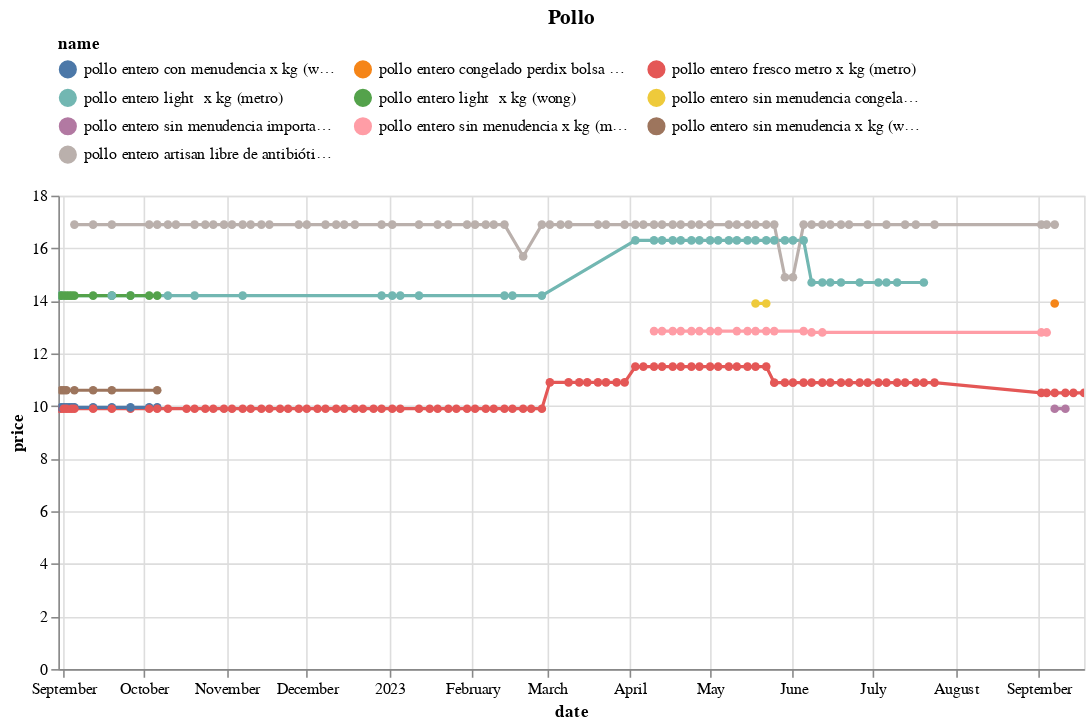

Notebook source saved alongside this figure:
### Code cell
(df
 .loc[df.name.isin(names)]
 .pipe(alt.Chart)
 .mark_line(point=True)
 .encode(x='date', y='price', color='name', tooltip=['name','price'])
 .properties(width=650, title='Pollo')
 .interactive()
 .configure_legend(orient='top', columns=3)
)

### Figure 1 — Vega-Lite specification as saved in the notebook (floating-point values rounded to 4 significant figures; data arrays with more than 128 entries replaced by an {"elided": "..."} marker saying what was removed)
{"config": {"view": {"continuousWidth": 300, "continuousHeight": 300}, "legend": {"columns": 3, "orient": "top"}}, "data": {"name": "data-771989cd939859e42af8cdc18c1b89c6"}, "mark": {"type": "line", "point": true}, "encoding": {"color": {"field": "name", "type": "nominal"}, "tooltip": [{"field": "name", "type": "nominal"}, {"field": "price", "type": "quantitative"}], "x": {"field": "date", "type": "temporal"}, "y": {"field": "price", "type": "quantitative"}}, "params": [{"name": "param_13", "select": {"type": "interval", "encodings": ["x", "y"]}, "bind": "scales"}], "title": "Pollo", "width": 650, "$schema": "https://vega.github.io/schema/vega-lite/v5.14.1.json", "datasets": {"data-771989cd939859e42af8cdc18c1b89c6": {"elided": "262 records"}}}
